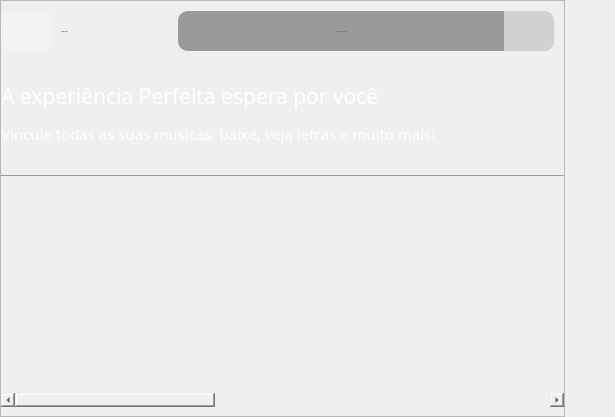
                      <widget class="QWidget" name="adssPage1">
                       <layout class="QHBoxLayout" name="horizontalLayout_6">
                        <property name="spacing">
                         <number>0</number>
                        </property>
                        <property name="leftMargin">
                         <number>0</number>
                        </property>
                        <property name="topMargin">
                         <number>0</number>
                        </property>
                        <property name="rightMargin">
                         <number>50</number>
                        </property>
                        <property name="bottomMargin">
                         <number>0</number>
                        </property>
                        <item>
                         <widget class="QFrame" name="ads_esquerda">
                          <property name="minimumSize">
                           <size>
                            <width>565</width>
                            <height>34</height>
                           </size>
                          </property>
                          <property name="maximumSize">
                           <size>
                            <width>16777215</width>
                            <height>16777215</height>
                           </size>
                          </property>
                          <property name="styleSheet">
                           <string notr="true"/>
                          </property>
                          <property name="frameShape">
                           <enum>QFrame::StyledPanel</enum>
                          </property>
                          <property name="frameShadow">
                           <enum>QFrame::Raised</enum>
                          </property>
                          <layout class="QVBoxLayout" name="verticalLayout_7">
                           <property name="spacing">
                            <number>30</number>
                           </property>
                           <property name="leftMargin">
                            <number>0</number>
                           </property>
                           <property name="topMargin">
                            <number>10</number>
                           </property>
                           <property name="rightMargin">
                            <number>0</number>
                           </property>
                           <property name="bottomMargin">
                            <number>0</number>
                           </property>
                           <item>
                            <widget class="QFrame" name="search_frame">
                             <property name="minimumSize">
                              <size>
                               <width>0</width>
                               <height>0</height>
                              </size>
                             </property>
                             <property name="maximumSize">
                              <size>
                               <width>16777215</width>
                               <height>60</height>
                              </size>
                             </property>
                             <property name="styleSheet">
                              <string notr="true">background-color: rgba(0, 0, 0,0);
border-radius:5px;</string>
                             </property>
                             <property name="frameShape">
                              <enum>QFrame::StyledPanel</enum>
                             </property>
                             <property name="frameShadow">
                              <enum>QFrame::Raised</enum>
                             </property>
                             <layout class="QHBoxLayout" name="horizontalLayout_14">
                              <property name="spacing">
                               <number>10</number>
                              </property>
                              <property name="leftMargin">
                               <number>0</number>
                              </property>
                              <property name="topMargin">
                               <number>0</number>
                              </property>
                              <property name="rightMargin">
                               <number>10</number>
                              </property>
                              <property name="bottomMargin">
                               <number>0</number>
                              </property>
                              <item>
                               <widget class="QPushButton" name="back_content">
                                <property name="minimumSize">
                                 <size>
                                  <width>50</width>
                                  <height>0</height>
                                 </size>
                                </property>
                                <property name="maximumSize">
                                 <size>
                                  <width>50</width>
                                  <height>50</height>
                                 </size>
                                </property>
                                <property name="styleSheet">
                                 <string notr="true">

QPushButton{
	

	border-radius:10px;



	
background-color:rgba(255,255,255,70);

border: 1px solid rgba(255,255,255,30);
border-radius:7px;
}

QPushButton:hover{
	
	
background-color:rgba(255,255,255,30);
}

QPushButton:pressed{
	
	
background-color:rgba(255,255,255,70);

}</string>
                                </property>
                                <property name="text">
                                 <string/>
                                </property>
                                <property name="icon">
                                 <iconset resource="src/qrc.qrc">
                                  <normaloff>:/btn/image/next.png</normaloff>:/btn/image/next.png</iconset>
                                </property>
                                <property name="iconSize">
                                 <size>
                                  <width>30</width>
                                  <height>30</height>
                                 </size>
                                </property>
                               </widget>
                              </item>
                              <item>
                               <widget class="QLabel" name="label_5">
                                <property name="font">
                                 <font>
                                  <family>Bahnschrift Light SemiCondensed</family>
                                  <pointsize>-1</pointsize>
                                 </font>
                                </property>
                                <property name="styleSheet">
                                 <string notr="true">background-color:rgba(255,255,255,0);

border-left:0px;
border-top:0px;
border-right:0px;

border-radius:0px;</string>
                                </property>
                                <property name="text">
                                 <string>Buscar Musica</string>
                                </property>
                                <property name="alignment">
                                 <set>Qt::AlignCenter</set>
                                </property>
                               </widget>
                              </item>
                              <item>
                               <spacer name="horizontalSpacer_6">
                                <property name="orientation">
                                 <enum>Qt::Horizontal</enum>
                                </property>
                                <property name="sizeType">
                                 <enum>QSizePolicy::Maximum</enum>
                                </property>
                                <property name="sizeHint" stdset="0">
                                 <size>
                                  <width>100</width>
                                  <height>20</height>
                                 </size>
                                </property>
                               </spacer>
                              </item>
                              <item>
                               <widget class="QFrame" name="group_frame_seachr">
                                <property name="minimumSize">
                                 <size>
                                  <width>0</width>
                                  <height>0</height>
                                 </size>
                                </property>
                                <property name="maximumSize">
                                 <size>
                                  <width>600</width>
                                  <height>16777215</height>
                                 </size>
                                </property>
                                <property name="styleSheet">
                                 <string notr="true">background-color: rgba(0, 0, 0,50);
border-radius:10px;</string>
                                </property>
                                <property name="frameShape">
                                 <enum>QFrame::StyledPanel</enum>
                                </property>
                                <property name="frameShadow">
                                 <enum>QFrame::Raised</enum>
                                </property>
                                <layout class="QHBoxLayout" name="horizontalLayout_11">
                                 <property name="spacing">
                                  <number>0</number>
                                 </property>
                                 <property name="leftMargin">
                                  <number>0</number>
                                 </property>
                                 <property name="topMargin">
                                  <number>0</number>
                                 </property>
                                 <property name="rightMargin">
                                  <number>0</number>
                                 </property>
                                 <property name="bottomMargin">
                                  <number>0</number>
                                 </property>
                                 <item>
                                  <widget class="QLineEdit" name="lineEdit">
                                   <property name="minimumSize">
                                    <size>
                                     <width>0</width>
                                     <height>40</height>
                                    </size>
                                   </property>
                                   <property name="font">
                                    <font>
                                     <family>Bahnschrift Light SemiCondensed</family>
                                     <pointsize>-1</pointsize>
                                    </font>
                                   </property>
                                   <property name="styleSheet">
                                    <string notr="true">border-bottom-left-radius:10;
border-bottom-right-radius:0;
border-top-left-radius:10;
border-top-right-radius:0;</string>
                                   </property>
                                   <property name="alignment">
                                    <set>Qt::AlignCenter</set>
                                   </property>
                                   <property name="placeholderText">
                                    <string>Busque sua musica aqui</string>
                                   </property>
                                   <property name="clearButtonEnabled">
                                    <bool>true</bool>
                                   </property>
                                  </widget>
                                 </item>
                                 <item>
                                  <widget class="QPushButton" name="btn_procurar">
                                   <property name="minimumSize">
                                    <size>
                                     <width>50</width>
                                     <height>0</height>
                                    </size>
                                   </property>
                                   <property name="maximumSize">
                                    <size>
                                     <width>16777215</width>
                                     <height>50</height>
                                    </size>
                                   </property>
                                   <property name="font">
                                    <font>
                                     <family>Bahnschrift Light SemiCondensed</family>
                                     <pointsize>-1</pointsize>
                                    </font>
                                   </property>
                                   <property name="styleSheet">
                                    <string notr="true">

QPushButton{
	background-color:rgba(255,255,255,70);
border-bottom-left-radius:0;
border-bottom-right-radius:10;
border-top-left-radius:0;
border-top-right-radius:10;

border: 1px solid rgba(255,255,255,30);

}

QPushButton:hover{
	
	
background-color:rgba(255,255,255,30);
}

QPushButton:pressed{
	
	
background-color:rgba(255,255,255,70);

}</string>
                                   </property>
                                   <property name="text">
                                    <string/>
                                   </property>
                                   <property name="icon">
                                    <iconset resource="src/qrc.qrc">
                                     <normaloff>:/btn/image/pesquisar.png</normaloff>:/btn/image/pesquisar.png</iconset>
                                   </property>
                                  </widget>
                                 </item>
                                </layout>
                               </widget>
                              </item>
                             </layout>
                            </widget>
                           </item>
                           <item>
                            <widget class="QLabel" name="boasvindas_2">
                             <property name="minimumSize">
                              <size>
                               <width>50</width>
                               <height>0</height>
                              </size>
                             </property>
                             <property name="maximumSize">
                              <size>
                               <width>16777215</width>
                               <height>154</height>
                              </size>
                             </property>
                             <property name="font">
                              <font>
                               <family>Bahnschrift Light SemiCondensed</family>
                               <pointsize>-1</pointsize>
                              </font>
                             </property>
                             <property name="styleSheet">
                              <string notr="true">color: rgb(255, 255, 255);</string>
                             </property>
                             <property name="text">
                              <string>&lt;html&gt;&lt;head/&gt;&lt;body&gt;&lt;p&gt;&lt;span style=&quot; font-size:16pt;&quot;&gt;A experiência Perfeita espera por você &lt;/span&gt;&lt;/p&gt;&lt;p&gt;&lt;span style=&quot; font-size:11pt;&quot;&gt;Vincule todas as suas musicas, baixe, veja letras e muito mais!&lt;/span&gt;&lt;/p&gt;&lt;/body&gt;&lt;/html&gt;</string>
                             </property>
                            </widget>
                           </item>
                           <item>
                            <widget class="Line" name="line_2">
                             <property name="maximumSize">
                              <size>
                               <width>16777215</width>
                               <height>1</height>
                              </size>
                             </property>
                             <property name="styleSheet">
                              <string notr="true">background-color: rgba(0,0,0,50);</string>
                             </property>
                             <property name="orientation">
                              <enum>Qt::Horizontal</enum>
                             </property>
                            </widget>
                           </item>
                           <item>
                            <widget class="QFrame" name="menu_frame">
                             <property name="minimumSize">
                              <size>
                               <width>0</width>
                               <height>0</height>
                              </size>
                             </property>
                             <property name="maximumSize">
                              <size>
                               <width>16777215</width>
                               <height>16777215</height>
                              </size>
                             </property>
                             <property name="styleSheet">
                              <string notr="true">
border: 0px;
border-radius:5px;</string>
                             </property>
                             <property name="frameShape">
                              <enum>QFrame::StyledPanel</enum>
                             </property>
                             <property name="frameShadow">
                              <enum>QFrame::Raised</enum>
                             </property>
                             <layout class="QVBoxLayout" name="verticalLayout_10">
                              <property name="leftMargin">
                               <number>0</number>
                              </property>
                              <property name="rightMargin">
                               <number>0</number>
                              </property>
                              <item>
                               <widget class="QTableWidget" name="tableWidget">
                                <property name="font">
                                 <font>
                                  <family>Bahnschrift Light SemiCondensed</family>
                                  <pointsize>-1</pointsize>
                                 </font>
                                </property>
                                <property name="focusPolicy">
                                 <enum>Qt::NoFocus</enum>
                                </property>
                                <property name="styleSheet">
                                 <string notr="true">QWidget {  background-color: rgba(0, 0, 0,0)}
QHeaderView::section { background-color: rgb(53, 53, 53); border:none; width:45px; height: 50px; border-radius:0px; }
 QTableWidget { gridline-color:rgba(0, 0, 0,0); border-radius:10px;  } QTableWidget QTableCornerButton::section { background-color: #646464; border-radius:0px; } QTableView:item {  border-radius:0px; } QTableView::item:selected{ background-color: rgba(0, 0, 0,255); color: rgb(255, 255, 255); } QScrollBar:horizontal { border: 1px solid #2A2929; background: #2A2929; height: 7px; margin: 0px 21px 0 21px; } QScrollBar::handle:horizontal { background: #646464; min-width: 5px; } QScrollBar::add-line:horizontal { border: 1px solid #2A2929; background: #2A2929; width: 20px; subcontrol-position: right; subcontrol-origin: margin; } QScrollBar::sub-line:horizontal { border: 1px solid #2A2929; background: #2A2929; width: 20px; subcontrol-position: left; subcontrol-origin: margin; } QScrollBar::add-page:horizontal, QScrollBar::sub-page:horizontal { background: none; } QScrollBar:vertical { border: none; background: rgb(45, 45, 68); width: 5px; margin: 15px 0 15px 0; border-radius: 0px; } /*  HANDLE BAR VERTICAL */ QScrollBar::handle:vertical { background-color: rgb(80, 80, 122); min-height: 30px; border-radius: 7px; } QScrollBar::handle:vertical:hover{ background-color: rgb(255, 0, 127); } QScrollBar::handle:vertical:pressed { background-color: rgb(185, 0, 92); } /* BTN TOP - SCROLLBAR */ QScrollBar::sub-line:vertical { border: none; background-color: rgb(59, 59, 90); height: 15px; border-top-left-radius: 7px; border-top-right-radius: 7px; subcontrol-position: top; subcontrol-origin: margin; } QScrollBar::sub-line:vertical:hover { background-color: rgb(255, 0, 127); } QScrollBar::sub-line:vertical:pressed { background-color: rgb(185, 0, 92); } /* BTN BOTTOM - SCROLLBAR */ QScrollBar::add-line:vertical { border: none; background-color: rgb(59, 59, 90); height: 15px; border-bottom-left-radius: 7px; border-bottom-right-radius: 7px; subcontrol-position: bottom; subcontrol-origin: margin; } QScrollBar::add-line:vertical:hover { background-color: rgb(255, 0, 127); } QScrollBar::add-line:vertical:pressed { background-color: rgb(185, 0, 92); } /* RESET ARROW */ QScrollBar::up-arrow:vertical, QScrollBar::down-arrow:vertical { background: none; } QScrollBar::add-page:vertical, QScrollBar::sub-page:vertical { background: none; }</string>
                                </property>
                                <property name="selectionBehavior">
                                 <enum>QAbstractItemView::SelectRows</enum>
                                </property>
                                <property name="showGrid">
                                 <bool>false</bool>
                                </property>
                                <property name="sortingEnabled">
                                 <bool>false</bool>
                                </property>
                                <attribute name="horizontalHeaderVisible">
                                 <bool>false</bool>
                                </attribute>
                                <attribute name="horizontalHeaderCascadingSectionResizes">
                                 <bool>false</bool>
                                </attribute>
                                <attribute name="horizontalHeaderMinimumSectionSize">
                                 <number>29</number>
                                </attribute>
                                <attribute name="horizontalHeaderDefaultSectionSize">
                                 <number>163</number>
                                </attribute>
                                <attribute name="horizontalHeaderShowSortIndicator" stdset="0">
                                 <bool>false</bool>
                                </attribute>
                                <attribute name="horizontalHeaderStretchLastSection">
                                 <bool>true</bool>
                                </attribute>
                                <attribute name="verticalHeaderVisible">
                                 <bool>false</bool>
                                </attribute>
                                <attribute name="verticalHeaderDefaultSectionSize">
                                 <number>50</number>
                                </attribute>
                                <attribute name="verticalHeaderShowSortIndicator" stdset="0">
                                 <bool>false</bool>
                                </attribute>
                                <attribute name="verticalHeaderStretchLastSection">
                                 <bool>false</bool>
                                </attribute>
                                <column>
                                 <property name="text">
                                  <string>url</string>
                                 </property>
                                </column>
                                <column>
                                 <property name="text">
                                  <string>thumb</string>
                                 </property>
                                </column>
                                <column>
                                 <property name="text">
                                  <string>desc</string>
                                 </property>
                                </column>
                                <column>
                                 <property name="text">
                                  <string>time</string>
                                 </property>
                                </column>
                                <column>
                                 <property name="text">
                                  <string>view</string>
                                 </property>
                                </column>
                                <column>
                                 <property name="text">
                                  <string>data</string>
                                 </property>
                                </column>
                                <column>
                                 <property name="text">
                                  <string>play</string>
                                 </property>
                                </column>
                                <column>
                                 <property name="text">
                                  <string/>
                                 </property>
                                </column>
                               </widget>
                              </item>
                             </layout>
                            </widget>
                           </item>
                          </layout>
                         </widget>
                        </item>
                       </layout>
                      </widget>
